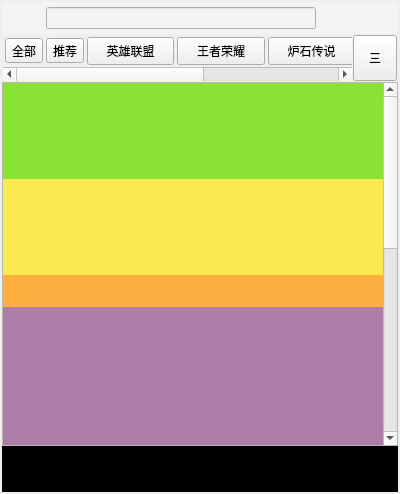
<?xml version="1.0" encoding="UTF-8"?>
<ui version="4.0">
 <class>LRumbleFish</class>
 <widget class="QWidget" name="LRumbleFish">
  <property name="geometry">
   <rect>
    <x>0</x>
    <y>0</y>
    <width>400</width>
    <height>494</height>
   </rect>
  </property>
  <property name="windowTitle">
   <string>LRumbleFish</string>
  </property>
  <layout class="QVBoxLayout" name="verticalLayout" stretch="1,8,1">
   <property name="spacing">
    <number>0</number>
   </property>
   <property name="leftMargin">
    <number>2</number>
   </property>
   <property name="topMargin">
    <number>2</number>
   </property>
   <property name="rightMargin">
    <number>2</number>
   </property>
   <property name="bottomMargin">
    <number>2</number>
   </property>
   <item>
    <widget class="QWidget" name="titlewidget" native="true">
     <property name="minimumSize">
      <size>
       <width>0</width>
       <height>80</height>
      </size>
     </property>
     <property name="styleSheet">
      <string notr="true"/>
     </property>
     <layout class="QVBoxLayout" name="verticalLayout_3" stretch="1,1">
      <property name="spacing">
       <number>0</number>
      </property>
      <property name="leftMargin">
       <number>0</number>
      </property>
      <property name="topMargin">
       <number>0</number>
      </property>
      <property name="rightMargin">
       <number>0</number>
      </property>
      <property name="bottomMargin">
       <number>0</number>
      </property>
      <item>
       <widget class="QWidget" name="searchwidget" native="true">
        <property name="styleSheet">
         <string notr="true">QWidget
{
 background-color: rgb(243, 243, 243);
}

QToolButton
{
  background-color: rgb(243, 243, 243);
 border-radius:15px
}

QToolButton:hover
{
    color:white;
    background-color: rgb(243, 243, 243);
    border: 3px solid rgb(11 , 137 , 234);
}

QToolButton:pressed
{
    color:white;
    background-color: rgb(243, 243, 243);
    border: 1px solid rgb(12 , 138 , 235);
    padding-left:5px;
    padding-top:5px;
}
</string>
        </property>
        <layout class="QHBoxLayout" name="horizontalLayout_3" stretch="1,8,1,1">
         <property name="spacing">
          <number>5</number>
         </property>
         <property name="leftMargin">
          <number>5</number>
         </property>
         <property name="topMargin">
          <number>5</number>
         </property>
         <property name="rightMargin">
          <number>5</number>
         </property>
         <property name="bottomMargin">
          <number>5</number>
         </property>
         <item>
          <widget class="QToolButton" name="toolButton_6">
           <property name="sizePolicy">
            <sizepolicy hsizetype="Preferred" vsizetype="Preferred">
             <horstretch>0</horstretch>
             <verstretch>0</verstretch>
            </sizepolicy>
           </property>
           <property name="styleSheet">
            <string notr="true">border-image: url(:/image/fish.png);</string>
           </property>
           <property name="text">
            <string/>
           </property>
          </widget>
         </item>
         <item>
          <widget class="QLineEdit" name="searchlineEdit">
           <property name="sizePolicy">
            <sizepolicy hsizetype="Preferred" vsizetype="Preferred">
             <horstretch>0</horstretch>
             <verstretch>0</verstretch>
            </sizepolicy>
           </property>
          </widget>
         </item>
         <item>
          <widget class="QToolButton" name="toolButton_7">
           <property name="sizePolicy">
            <sizepolicy hsizetype="Preferred" vsizetype="Preferred">
             <horstretch>0</horstretch>
             <verstretch>0</verstretch>
            </sizepolicy>
           </property>
           <property name="styleSheet">
            <string notr="true">border-image: url(:/image/clock.png);</string>
           </property>
           <property name="text">
            <string/>
           </property>
          </widget>
         </item>
         <item>
          <widget class="QToolButton" name="toolButton_8">
           <property name="sizePolicy">
            <sizepolicy hsizetype="Preferred" vsizetype="Preferred">
             <horstretch>0</horstretch>
             <verstretch>0</verstretch>
            </sizepolicy>
           </property>
           <property name="styleSheet">
            <string notr="true">border-image: url(:/image/label.png);</string>
           </property>
           <property name="text">
            <string/>
           </property>
          </widget>
         </item>
        </layout>
       </widget>
      </item>
      <item>
       <widget class="QWidget" name="rollwidget" native="true">
        <property name="styleSheet">
         <string notr="true"/>
        </property>
        <layout class="QHBoxLayout" name="horizontalLayout_4" stretch="8,1">
         <property name="spacing">
          <number>1</number>
         </property>
         <property name="leftMargin">
          <number>1</number>
         </property>
         <property name="topMargin">
          <number>1</number>
         </property>
         <property name="rightMargin">
          <number>1</number>
         </property>
         <property name="bottomMargin">
          <number>1</number>
         </property>
         <item>
          <widget class="QScrollArea" name="scrollArea_2">
           <property name="sizePolicy">
            <sizepolicy hsizetype="Preferred" vsizetype="Preferred">
             <horstretch>0</horstretch>
             <verstretch>0</verstretch>
            </sizepolicy>
           </property>
           <property name="minimumSize">
            <size>
             <width>0</width>
             <height>0</height>
            </size>
           </property>
           <property name="styleSheet">
            <string notr="true"/>
           </property>
           <property name="frameShape">
            <enum>QFrame::Panel</enum>
           </property>
           <property name="lineWidth">
            <number>0</number>
           </property>
           <property name="verticalScrollBarPolicy">
            <enum>Qt::ScrollBarAlwaysOff</enum>
           </property>
           <property name="horizontalScrollBarPolicy">
            <enum>Qt::ScrollBarAsNeeded</enum>
           </property>
           <property name="sizeAdjustPolicy">
            <enum>QAbstractScrollArea::AdjustToContentsOnFirstShow</enum>
           </property>
           <property name="widgetResizable">
            <bool>true</bool>
           </property>
           <widget class="QWidget" name="scrollAreaWidgetContents_2">
            <property name="geometry">
             <rect>
              <x>0</x>
              <y>0</y>
              <width>600</width>
              <height>34</height>
             </rect>
            </property>
            <property name="minimumSize">
             <size>
              <width>600</width>
              <height>0</height>
             </size>
            </property>
            <property name="styleSheet">
             <string notr="true"/>
            </property>
            <layout class="QHBoxLayout" name="horizontalLayout_5" stretch="0,0,1,1,1,1,1,0">
             <property name="spacing">
              <number>3</number>
             </property>
             <property name="leftMargin">
              <number>2</number>
             </property>
             <property name="topMargin">
              <number>2</number>
             </property>
             <property name="rightMargin">
              <number>2</number>
             </property>
             <property name="bottomMargin">
              <number>2</number>
             </property>
             <item>
              <widget class="QToolButton" name="toolButton_15">
               <property name="text">
                <string>全部</string>
               </property>
              </widget>
             </item>
             <item>
              <widget class="QToolButton" name="toolButton_16">
               <property name="text">
                <string>推荐</string>
               </property>
              </widget>
             </item>
             <item>
              <widget class="QToolButton" name="toolButton_10">
               <property name="sizePolicy">
                <sizepolicy hsizetype="Preferred" vsizetype="Preferred">
                 <horstretch>0</horstretch>
                 <verstretch>0</verstretch>
                </sizepolicy>
               </property>
               <property name="text">
                <string>英雄联盟</string>
               </property>
               <property name="autoRaise">
                <bool>false</bool>
               </property>
              </widget>
             </item>
             <item>
              <widget class="QToolButton" name="toolButton_11">
               <property name="sizePolicy">
                <sizepolicy hsizetype="Preferred" vsizetype="Preferred">
                 <horstretch>0</horstretch>
                 <verstretch>0</verstretch>
                </sizepolicy>
               </property>
               <property name="text">
                <string>王者荣耀</string>
               </property>
              </widget>
             </item>
             <item>
              <widget class="QToolButton" name="toolButton_12">
               <property name="sizePolicy">
                <sizepolicy hsizetype="Preferred" vsizetype="Preferred">
                 <horstretch>0</horstretch>
                 <verstretch>0</verstretch>
                </sizepolicy>
               </property>
               <property name="text">
                <string>炉石传说</string>
               </property>
              </widget>
             </item>
             <item>
              <widget class="QToolButton" name="toolButton_13">
               <property name="sizePolicy">
                <sizepolicy hsizetype="Preferred" vsizetype="Preferred">
                 <horstretch>0</horstretch>
                 <verstretch>0</verstretch>
                </sizepolicy>
               </property>
               <property name="text">
                <string>绝地求生</string>
               </property>
              </widget>
             </item>
             <item>
              <widget class="QToolButton" name="toolButton_14">
               <property name="sizePolicy">
                <sizepolicy hsizetype="Preferred" vsizetype="Preferred">
                 <horstretch>0</horstretch>
                 <verstretch>0</verstretch>
                </sizepolicy>
               </property>
               <property name="text">
                <string>穿越火线</string>
               </property>
              </widget>
             </item>
             <item>
              <widget class="QToolButton" name="toolButton_17">
               <property name="text">
                <string>和平精英</string>
               </property>
              </widget>
             </item>
            </layout>
           </widget>
          </widget>
         </item>
         <item>
          <widget class="QToolButton" name="toolButton_9">
           <property name="sizePolicy">
            <sizepolicy hsizetype="Preferred" vsizetype="Preferred">
             <horstretch>0</horstretch>
             <verstretch>0</verstretch>
            </sizepolicy>
           </property>
           <property name="text">
            <string>三</string>
           </property>
          </widget>
         </item>
        </layout>
       </widget>
      </item>
     </layout>
    </widget>
   </item>
   <item>
    <widget class="QWidget" name="detailswidget" native="true">
     <layout class="QHBoxLayout" name="horizontalLayout">
      <property name="spacing">
       <number>0</number>
      </property>
      <property name="leftMargin">
       <number>0</number>
      </property>
      <property name="topMargin">
       <number>0</number>
      </property>
      <property name="rightMargin">
       <number>0</number>
      </property>
      <property name="bottomMargin">
       <number>0</number>
      </property>
      <item>
       <widget class="QScrollArea" name="scrollArea">
        <property name="widgetResizable">
         <bool>true</bool>
        </property>
        <widget class="QWidget" name="scrollAreaWidgetContents">
         <property name="geometry">
          <rect>
           <x>0</x>
           <y>0</y>
           <width>380</width>
           <height>800</height>
          </rect>
         </property>
         <property name="minimumSize">
          <size>
           <width>0</width>
           <height>800</height>
          </size>
         </property>
         <layout class="QVBoxLayout" name="verticalLayout_2" stretch="3,3,1,18">
          <property name="spacing">
           <number>0</number>
          </property>
          <property name="leftMargin">
           <number>0</number>
          </property>
          <property name="topMargin">
           <number>0</number>
          </property>
          <property name="rightMargin">
           <number>0</number>
          </property>
          <property name="bottomMargin">
           <number>0</number>
          </property>
          <item>
           <widget class="QWidget" name="widget" native="true">
            <property name="styleSheet">
             <string notr="true">background-color: rgb(138, 226, 52);</string>
            </property>
           </widget>
          </item>
          <item>
           <widget class="QWidget" name="widget_2" native="true">
            <property name="styleSheet">
             <string notr="true">background-color: rgb(252, 233, 79);</string>
            </property>
           </widget>
          </item>
          <item>
           <widget class="QWidget" name="widget_3" native="true">
            <property name="styleSheet">
             <string notr="true">background-color: rgb(252, 175, 62);</string>
            </property>
           </widget>
          </item>
          <item>
           <widget class="QWidget" name="widget_4" native="true">
            <property name="styleSheet">
             <string notr="true">background-color: rgb(173, 127, 168);</string>
            </property>
           </widget>
          </item>
         </layout>
        </widget>
       </widget>
      </item>
     </layout>
    </widget>
   </item>
   <item>
    <widget class="QWidget" name="bottowwidget" native="true">
     <property name="styleSheet">
      <string notr="true">QWidget
{
  background-color: rgb(0,0,0);
}

QToolButton
{
   background-color: rgb(0,0,0);
 border-radius:15px
}

QToolButton:hover
{
    color:white;
    background-color: rgb(0,0,0);
    border: 3px solid rgb(11 , 137 , 234);
}

QToolButton:pressed
{
    color:white;
    background-color:rgb(14 , 135 , 228);
    border: 1px solid rgb(12 , 138 , 235);
    padding-left:5px;
    padding-top:5px;
}</string>
     </property>
     <layout class="QHBoxLayout" name="horizontalLayout_2" stretch="1,1,1,1,1">
      <property name="spacing">
       <number>10</number>
      </property>
      <property name="leftMargin">
       <number>5</number>
      </property>
      <property name="topMargin">
       <number>5</number>
      </property>
      <property name="rightMargin">
       <number>5</number>
      </property>
      <property name="bottomMargin">
       <number>5</number>
      </property>
      <item>
       <widget class="QToolButton" name="toolButton">
        <property name="sizePolicy">
         <sizepolicy hsizetype="Preferred" vsizetype="Preferred">
          <horstretch>0</horstretch>
          <verstretch>0</verstretch>
         </sizepolicy>
        </property>
        <property name="styleSheet">
         <string notr="true">border-image: url(:/image/tuijian.png);</string>
        </property>
        <property name="text">
         <string/>
        </property>
       </widget>
      </item>
      <item>
       <widget class="QToolButton" name="toolButton_2">
        <property name="sizePolicy">
         <sizepolicy hsizetype="Preferred" vsizetype="Preferred">
          <horstretch>0</horstretch>
          <verstretch>0</verstretch>
         </sizepolicy>
        </property>
        <property name="styleSheet">
         <string notr="true">border-image: url(:/image/yelu.png);</string>
        </property>
        <property name="text">
         <string/>
        </property>
       </widget>
      </item>
      <item>
       <widget class="QToolButton" name="toolButton_3">
        <property name="sizePolicy">
         <sizepolicy hsizetype="Preferred" vsizetype="Preferred">
          <horstretch>0</horstretch>
          <verstretch>0</verstretch>
         </sizepolicy>
        </property>
        <property name="styleSheet">
         <string notr="true">border-image: url(:/image/guanzhu.png);</string>
        </property>
        <property name="text">
         <string/>
        </property>
       </widget>
      </item>
      <item>
       <widget class="QToolButton" name="toolButton_4">
        <property name="sizePolicy">
         <sizepolicy hsizetype="Preferred" vsizetype="Preferred">
          <horstretch>0</horstretch>
          <verstretch>0</verstretch>
         </sizepolicy>
        </property>
        <property name="styleSheet">
         <string notr="true">border-image: url(:/image/apple.png);</string>
        </property>
        <property name="text">
         <string/>
        </property>
       </widget>
      </item>
      <item>
       <widget class="QToolButton" name="toolButton_5">
        <property name="sizePolicy">
         <sizepolicy hsizetype="Preferred" vsizetype="Preferred">
          <horstretch>0</horstretch>
          <verstretch>0</verstretch>
         </sizepolicy>
        </property>
        <property name="styleSheet">
         <string notr="true">border-image: url(:/image/faxian.png);</string>
        </property>
        <property name="text">
         <string/>
        </property>
       </widget>
      </item>
     </layout>
    </widget>
   </item>
  </layout>
 </widget>
 <layoutdefault spacing="6" margin="11"/>
 <resources/>
 <connections/>
</ui>
